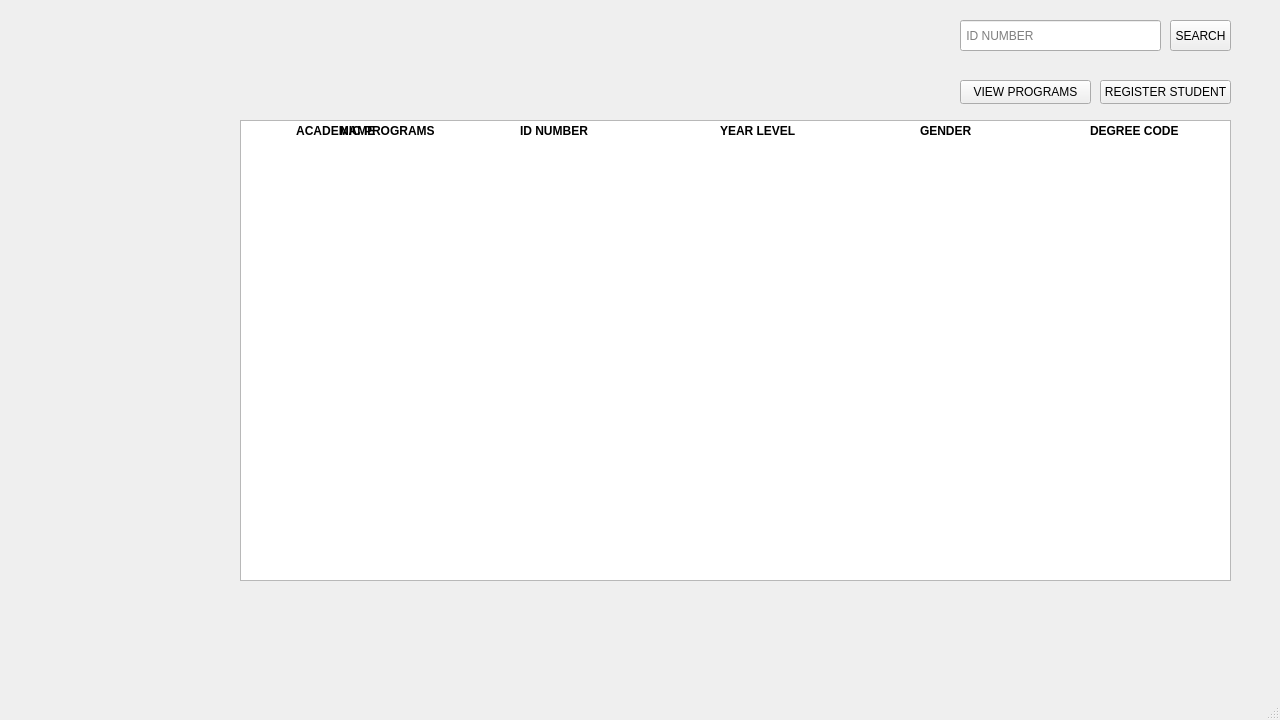
<?xml version="1.0" encoding="UTF-8"?>
<ui version="4.0">
 <class>MainWindow</class>
 <widget class="QMainWindow" name="MainWindow">
  <property name="geometry">
   <rect>
    <x>0</x>
    <y>0</y>
    <width>1280</width>
    <height>720</height>
   </rect>
  </property>
  <property name="windowTitle">
   <string>MainWindow</string>
  </property>
  <widget class="QWidget" name="centralwidget">
   <widget class="QPushButton" name="addbutton">
    <property name="geometry">
     <rect>
      <x>1100</x>
      <y>80</y>
      <width>131</width>
      <height>24</height>
     </rect>
    </property>
    <property name="text">
     <string>REGISTER STUDENT</string>
    </property>
   </widget>
   <widget class="QLabel" name="bg">
    <property name="geometry">
     <rect>
      <x>-2</x>
      <y>-25</y>
      <width>1281</width>
      <height>731</height>
     </rect>
    </property>
    <property name="text">
     <string/>
    </property>
    <property name="pixmap">
     <pixmap resource="resources.qrc">:/Pictures/adobe photoshop/groupBox.png</pixmap>
    </property>
   </widget>
   <widget class="QLineEdit" name="idinp">
    <property name="geometry">
     <rect>
      <x>960</x>
      <y>20</y>
      <width>201</width>
      <height>31</height>
     </rect>
    </property>
    <property name="text">
     <string/>
    </property>
    <property name="placeholderText">
     <string> ID NUMBER</string>
    </property>
   </widget>
   <widget class="QTableView" name="tableView">
    <property name="geometry">
     <rect>
      <x>240</x>
      <y>120</y>
      <width>991</width>
      <height>461</height>
     </rect>
    </property>
    <property name="horizontalScrollBarPolicy">
     <enum>Qt::ScrollBarAlwaysOff</enum>
    </property>
   </widget>
   <widget class="QPushButton" name="searchID">
    <property name="geometry">
     <rect>
      <x>1170</x>
      <y>20</y>
      <width>61</width>
      <height>31</height>
     </rect>
    </property>
    <property name="text">
     <string>SEARCH</string>
    </property>
   </widget>
   <widget class="QLabel" name="label">
    <property name="geometry">
     <rect>
      <x>-2</x>
      <y>-105</y>
      <width>191</width>
      <height>1000</height>
     </rect>
    </property>
    <property name="text">
     <string/>
    </property>
    <property name="pixmap">
     <pixmap resource="resources.qrc">:/Pictures/adobe photoshop/attachid.png</pixmap>
    </property>
    <property name="scaledContents">
     <bool>true</bool>
    </property>
   </widget>
   <widget class="QLabel" name="label_2">
    <property name="geometry">
     <rect>
      <x>241</x>
      <y>121</y>
      <width>973</width>
      <height>24</height>
     </rect>
    </property>
    <property name="text">
     <string/>
    </property>
    <property name="pixmap">
     <pixmap resource="resources.qrc">:/Pictures/adobe photoshop/bgprof.png</pixmap>
    </property>
    <property name="scaledContents">
     <bool>true</bool>
    </property>
   </widget>
   <widget class="QLabel" name="name">
    <property name="geometry">
     <rect>
      <x>340</x>
      <y>120</y>
      <width>41</width>
      <height>21</height>
     </rect>
    </property>
    <property name="font">
     <font>
      <bold>true</bold>
     </font>
    </property>
    <property name="text">
     <string>NAME</string>
    </property>
   </widget>
   <widget class="QLabel" name="id">
    <property name="geometry">
     <rect>
      <x>520</x>
      <y>120</y>
      <width>81</width>
      <height>21</height>
     </rect>
    </property>
    <property name="font">
     <font>
      <bold>true</bold>
     </font>
    </property>
    <property name="text">
     <string>ID NUMBER</string>
    </property>
   </widget>
   <widget class="QLabel" name="yr">
    <property name="geometry">
     <rect>
      <x>720</x>
      <y>120</y>
      <width>81</width>
      <height>21</height>
     </rect>
    </property>
    <property name="font">
     <font>
      <bold>true</bold>
     </font>
    </property>
    <property name="text">
     <string>YEAR LEVEL</string>
    </property>
   </widget>
   <widget class="QLabel" name="gender">
    <property name="geometry">
     <rect>
      <x>920</x>
      <y>120</y>
      <width>61</width>
      <height>21</height>
     </rect>
    </property>
    <property name="font">
     <font>
      <bold>true</bold>
     </font>
    </property>
    <property name="text">
     <string>GENDER</string>
    </property>
   </widget>
   <widget class="QLabel" name="degree">
    <property name="geometry">
     <rect>
      <x>1090</x>
      <y>120</y>
      <width>91</width>
      <height>21</height>
     </rect>
    </property>
    <property name="font">
     <font>
      <bold>true</bold>
     </font>
    </property>
    <property name="text">
     <string>DEGREE CODE</string>
    </property>
   </widget>
   <widget class="QTableView" name="course_view">
    <property name="geometry">
     <rect>
      <x>240</x>
      <y>120</y>
      <width>231</width>
      <height>461</height>
     </rect>
    </property>
   </widget>
   <widget class="QLabel" name="avldegree">
    <property name="geometry">
     <rect>
      <x>250</x>
      <y>120</y>
      <width>221</width>
      <height>21</height>
     </rect>
    </property>
    <property name="font">
     <font>
      <bold>true</bold>
     </font>
    </property>
    <property name="text">
     <string>              ACADEMIC PROGRAMS</string>
    </property>
   </widget>
   <widget class="QLabel" name="label_3">
    <property name="geometry">
     <rect>
      <x>241</x>
      <y>121</y>
      <width>230</width>
      <height>24</height>
     </rect>
    </property>
    <property name="text">
     <string/>
    </property>
    <property name="pixmap">
     <pixmap resource="resources.qrc">:/Pictures/adobe photoshop/bgprof.png</pixmap>
    </property>
    <property name="scaledContents">
     <bool>true</bool>
    </property>
   </widget>
   <widget class="QToolButton" name="toolButton">
    <property name="geometry">
     <rect>
      <x>452</x>
      <y>120</y>
      <width>20</width>
      <height>26</height>
     </rect>
    </property>
    <property name="text">
     <string/>
    </property>
    <property name="icon">
     <iconset resource="resources.qrc">
      <normaloff>:/Downloads/more.png</normaloff>:/Downloads/more.png</iconset>
    </property>
    <property name="iconSize">
     <size>
      <width>13</width>
      <height>13</height>
     </size>
    </property>
    <property name="popupMode">
     <enum>QToolButton::InstantPopup</enum>
    </property>
    <property name="autoRaise">
     <bool>true</bool>
    </property>
    <property name="arrowType">
     <enum>Qt::NoArrow</enum>
    </property>
   </widget>
   <widget class="QPushButton" name="viewprog">
    <property name="geometry">
     <rect>
      <x>960</x>
      <y>80</y>
      <width>131</width>
      <height>24</height>
     </rect>
    </property>
    <property name="text">
     <string>VIEW PROGRAMS</string>
    </property>
   </widget>
   <zorder>bg</zorder>
   <zorder>course_view</zorder>
   <zorder>tableView</zorder>
   <zorder>idinp</zorder>
   <zorder>addbutton</zorder>
   <zorder>searchID</zorder>
   <zorder>label</zorder>
   <zorder>label_3</zorder>
   <zorder>avldegree</zorder>
   <zorder>label_2</zorder>
   <zorder>name</zorder>
   <zorder>yr</zorder>
   <zorder>id</zorder>
   <zorder>degree</zorder>
   <zorder>gender</zorder>
   <zorder>toolButton</zorder>
   <zorder>viewprog</zorder>
  </widget>
  <widget class="QMenuBar" name="menubar">
   <property name="geometry">
    <rect>
     <x>0</x>
     <y>0</y>
     <width>1280</width>
     <height>21</height>
    </rect>
   </property>
  </widget>
  <widget class="QStatusBar" name="statusbar"/>
 </widget>
 <resources>
  <include location="resources.qrc"/>
 </resources>
 <connections/>
</ui>
